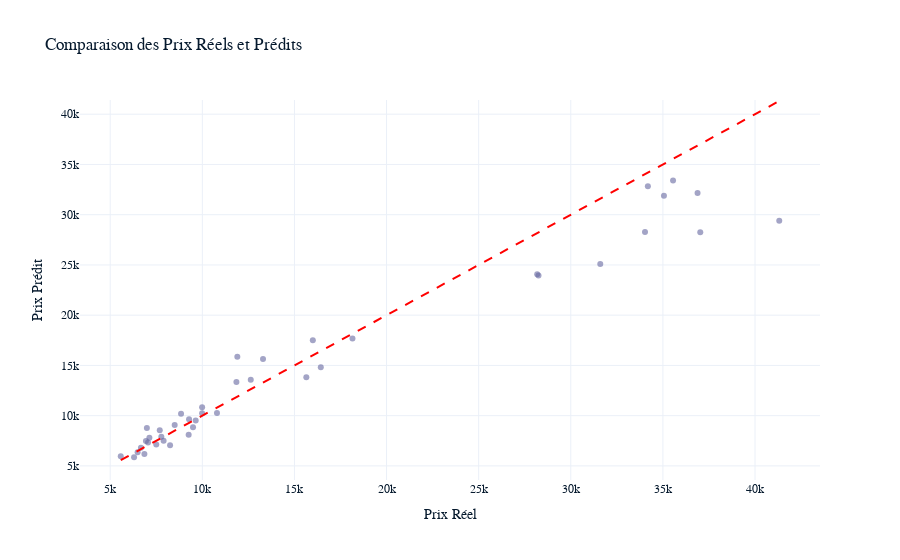

Notebook source saved alongside this figure:
### Markdown cell above
Nous allons visualiser les prix réels et les prix prédits à l'aide de la bibliothèque Plotly pour créer un graphique interactif. Cela nous permettra de mieux comprendre la performance du modèle de prédiction.

### Code cell
import plotly.express as px

# Créer un graphique interactif pour comparer les prix réels et prédits
fig = px.scatter(
    comparison_df,
    x='Prix Réel',
    y='Prix Prédit',
    title='Comparaison des Prix Réels et Prédits',
    labels={'Prix Réel': 'Prix Réel', 'Prix Prédit': 'Prix Prédit'},
    opacity=0.6
)

# Ajouter une ligne y=x pour référence
fig.add_shape(
    type='line',
    x0=comparison_df['Prix Réel'].min(),
    y0=comparison_df['Prix Réel'].min(),
    x1=comparison_df['Prix Réel'].max(),
    y1=comparison_df['Prix Réel'].max(),
    line=dict(color='Red', dash='dash')
)

fig.show()

### Figure 1 — Plotly figure (JSON) as saved in the notebook; plotly's stock layout.template omitted (floating-point values rounded to 4 significant figures)
{"data": [{"hovertemplate": "Prix Réel=%{x}<br>Prix Prédit=%{y}<extra></extra>", "legendgroup": "", "marker": {"color": "#6568a0", "opacity": 0.6, "symbol": "circle"}, "mode": "markers", "name": "", "orientation": "v", "showlegend": false, "type": "scatter", "x": [8249, 41315, 6855, 9258, 11850, 5572, 35056, 9988, 15998, 35550, 28176, 9495, 9989, 8499, 13295, 7775, 8845, 6938, 6989, 34184, 34028, 36880, 6488, 7499, 28248, 10795, 9279, 31600, 37028, 18150, 16430, 6295, 15645, 6669, 7898, 11900, 7053, 7126, 9639, 7689, 12629], "xaxis": "x", "y": [7060.0, 29390.0, 6187.0, 8111.0, 13350.0, 5959.0, 31890.0, 10840.0, 17510.0, 33390.0, 24080.0, 8838.0, 10240.0, 9064.0, 15640.0, 7911.0, 10200.0, 7481.0, 8764.0, 32820.0, 28280.0, 32160.0, 6360.0, 7138.0, 23940.0, 10260.0, 9633.0, 25080.0, 28250.0, 17690.0, 14810.0, 5861.0, 13820.0, 6799.0, 7510.0, 15870.0, 7333.0, 7807.0, 9528.0, 8555.0, 13580.0], "yaxis": "y"}], "layout": {"legend": {"tracegroupgap": 0}, "shapes": [{"line": {"color": "Red", "dash": "dash"}, "type": "line", "x0": 5572, "x1": 41315, "y0": 5572, "y1": 41315}], "title": {"text": "Comparaison des Prix Réels et Prédits"}, "xaxis": {"anchor": "y", "domain": [0, 1], "title": {"text": "Prix Réel"}}, "yaxis": {"anchor": "x", "domain": [0, 1], "title": {"text": "Prix Prédit"}}}}
